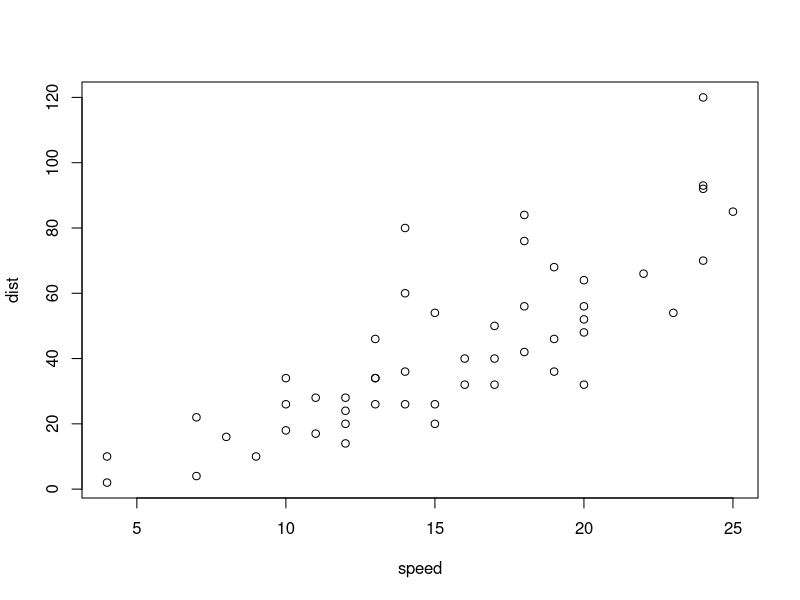
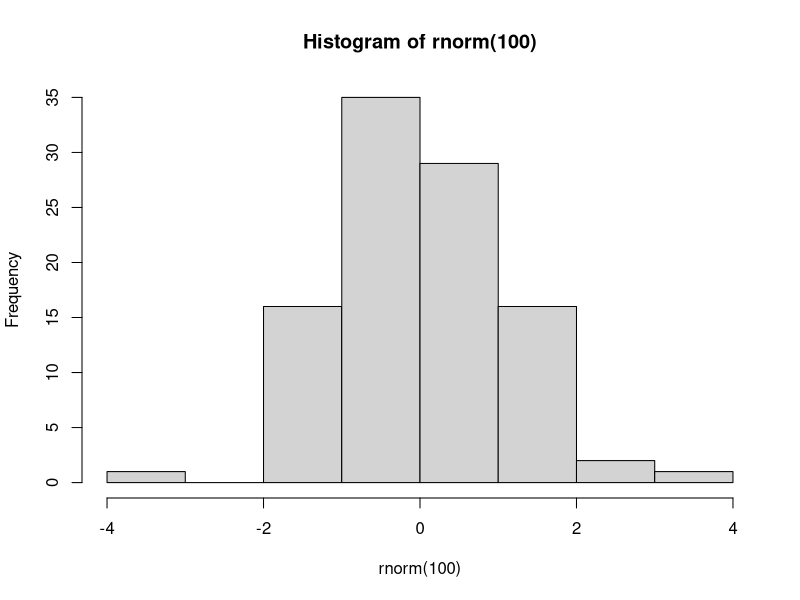

These figures' R source, in order:
## ---- chunk 1
#| label: fig-plot
#| fig-cap: "Plot"

plot(cars)
## ---- chunk 2
#| label: fig-plot2
#| fig-cap: "Plot 2"

hist(rnorm(100))
